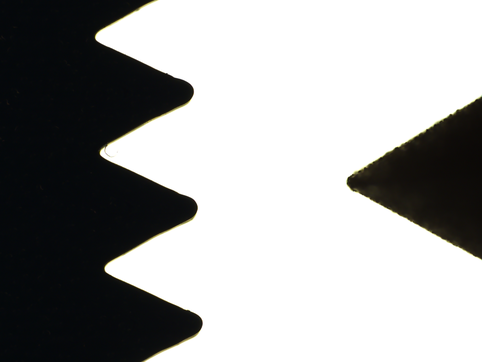
#> input picture MKA_dell_pc/results/untitled3.png, 482 x 362 px, shrunk from 1440 x 1080 before the run
$ python serrated_blade_detector.py   (older library calls are emulated)
#> lines starting #> are read from the running program, lines starting #| are printed output that depends on the picture; after the words box and inside, x2 and y2 are one past the last pixel; in counts of white or black regions, pixels touching at a corner belong together
"""
Optimized Serrated Blade Analyzer - TOOTH POINT DETECTION
Detects sharp tooth points (peaks) instead of grooves (valleys)
"""

import cv2
import numpy as np
from scipy import ndimage
from dataclasses import dataclass
from typing import List, Tuple, Union


@dataclass
class ToothProfile:
    """Data class to store tooth point information"""
    tooth_id: int
    apex_point: Tuple[int, int]  # Tooth tip (peak - the grinding target)
    top_valley: Tuple[int, int]
    bottom_valley: Tuple[int, int]
    angle: float
    grinding_point: Tuple[int, int]
    height: float  # Height of the tooth from valleys
    move_to_grinder: Tuple[float, float]


class SerratedBladeAnalyzer:
    """Optimized analyzer for serrated blade tooth point detection"""

    def __init__(self, image_input: Union[str, np.ndarray]):
        """
        Initialize analyzer with image path or numpy array

        Args:
            image_input: Path to image file OR numpy array (BGR format)
        """
#> called with image_input = 'results/untitled3.png'
        if isinstance(image_input, str):
            self.image = cv2.imread(image_input)
#> self.image is the input picture: shape (362, 482, 3); mean B, G, R 162.3, 162.6, 162.2
            if self.image is None:
                raise ValueError(f"Could not load image from {image_input}")
        elif isinstance(image_input, np.ndarray):
            self.image = image_input
        else:
            raise ValueError("image_input must be string path or numpy array")

        self.gray = cv2.cvtColor(self.image, cv2.COLOR_BGR2GRAY)
        self.height, self.width = self.gray.shape
        self.teeth_profiles = []
        self.blade_edge_points = None
        self.grinder_tip = None
        self.grinder_center = None

    def preprocess_image(self, blur_kernel=3):
        """Preprocess image for edge detection"""
#> called with blur_kernel = 3
        self.blurred = cv2.GaussianBlur(self.gray, (blur_kernel, blur_kernel), 0)
        self.binary = cv2.adaptiveThreshold(
            self.blurred, 255, cv2.ADAPTIVE_THRESH_GAUSSIAN_C,
            cv2.THRESH_BINARY_INV, 11, 2
        )
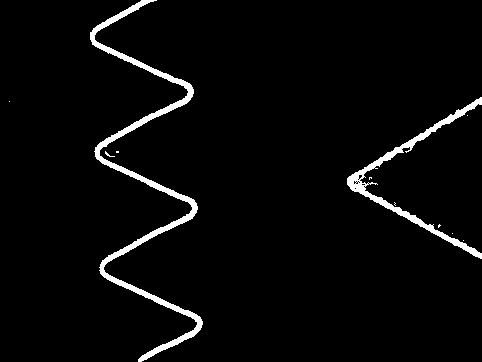
#> self.binary: shape (362, 482); 3.4% white; 11 white regions (9 under 20 px), largest, box (x1, y1, x2, y2) and area: (90, 0, 203, 362) 4010, (347, 97, 482, 259) 1905
        return self.binary

    def detect_edges(self, canny_low=100, canny_high=200):
        """Detect edges using Canny"""
#> called with canny_low = 100, canny_high = 200
        self.edges = cv2.Canny(self.blurred, canny_low, canny_high)
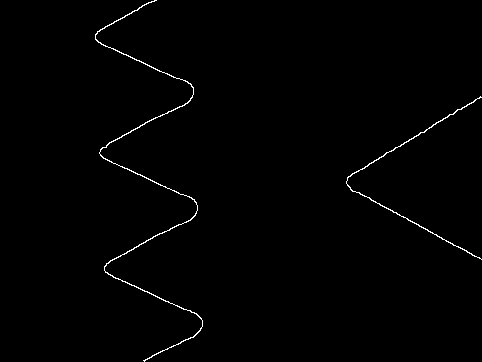
#> self.edges: shape (362, 482); 0.77% white in thin lines or dots, all inside (x1, y1, x2, y2) = (95, 0, 482, 362)
        return self.edges

    def find_blade_contours(self):
        """Find blade contours"""
        contours, _ = cv2.findContours(
            self.binary, cv2.RETR_EXTERNAL, cv2.CHAIN_APPROX_SIMPLE
        )
#> contours = 11 contours, 9 with area under 20; largest, box (x1, y1, x2, y2) and area: (90, 0, 203, 362) 3354, (347, 97, 482, 259) 1622
        self.blade_contours = [cnt for cnt in contours if cv2.contourArea(cnt) > 10]
#> self.blade_contours = 2 contours; box (x1, y1, x2, y2) and area: (90, 0, 203, 362) 3354, (347, 97, 482, 259) 1622
#> (the rest of the program and of its run is left out)
